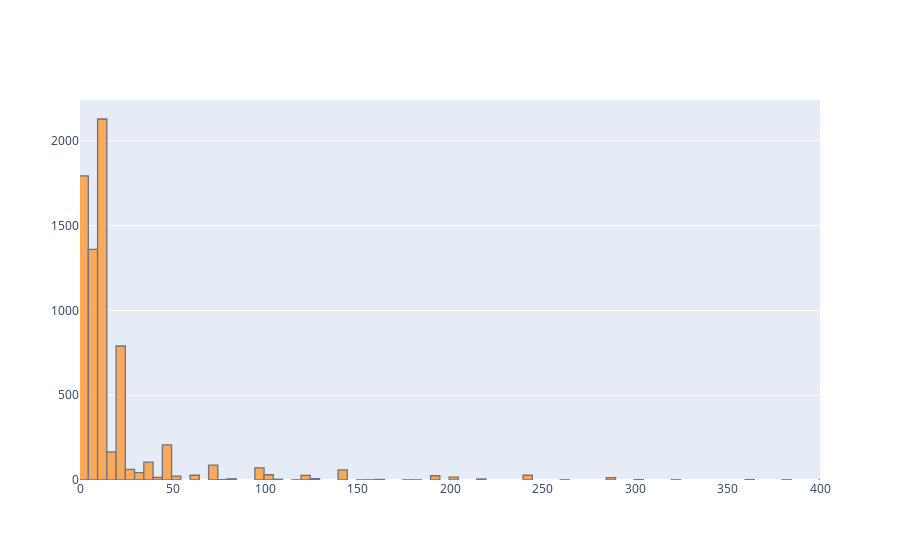

Notebook source saved alongside this figure:
### Markdown cell above
## 4. Create a set of interactive histograms showing the distributions of quantity per invoice for the following countries: EIRE, Germany, France, and Netherlands.

### Code cell
layout = go.Layout(
        xaxis=dict(
            range=[0, 400]
        )
    )

df[df.Country == 'EIRE']['Quantity'].iplot(kind = 'hist', layout = layout) 
# Ejes reducidos para ver mejor la distribución, ignorando outliers

### Figure 1 — Plotly figure (JSON) as saved in the notebook; plotly's stock layout.template omitted (floating-point values rounded to 4 significant figures; data arrays with more than 128 entries replaced by an {"elided": "..."} marker saying what was removed)
{"data": [{"histfunc": "count", "histnorm": "", "marker": {"color": "rgba(255, 153, 51, 1.0)", "line": {"color": "#4D5663", "width": 1.3}}, "name": "Quantity", "opacity": 0.8, "orientation": "v", "type": "histogram", "x": {"elided": "7136 int values"}}], "layout": {"barmode": "overlay", "xaxis": {"range": [0, 400]}}}
